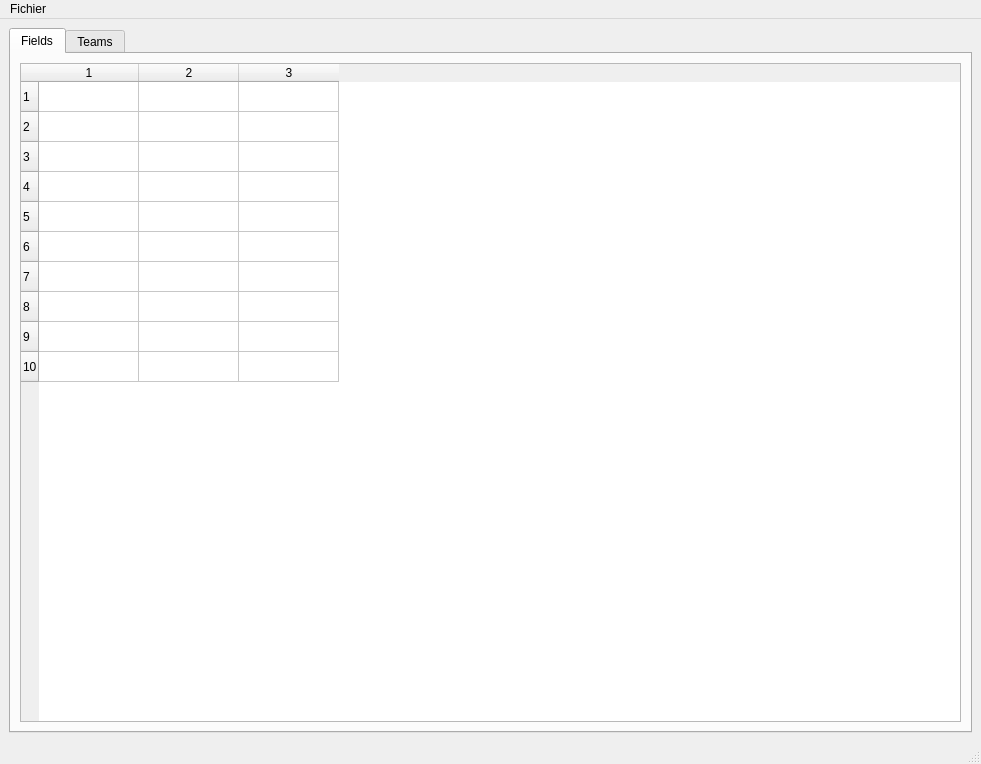
<?xml version="1.0" encoding="UTF-8"?>
<ui version="4.0">
 <class>MainWindow</class>
 <widget class="QMainWindow" name="MainWindow">
  <property name="geometry">
   <rect>
    <x>0</x>
    <y>0</y>
    <width>981</width>
    <height>764</height>
   </rect>
  </property>
  <property name="windowTitle">
   <string>MainWindow</string>
  </property>
  <widget class="QWidget" name="centralwidget">
   <layout class="QGridLayout" name="gridLayout_2">
    <item row="0" column="0">
     <widget class="QTabWidget" name="tabWidget">
      <property name="sizePolicy">
       <sizepolicy hsizetype="Preferred" vsizetype="Preferred">
        <horstretch>0</horstretch>
        <verstretch>0</verstretch>
       </sizepolicy>
      </property>
      <property name="autoFillBackground">
       <bool>true</bool>
      </property>
      <property name="currentIndex">
       <number>0</number>
      </property>
      <widget class="QWidget" name="fields_tab">
       <attribute name="title">
        <string>Fields</string>
       </attribute>
       <layout class="QGridLayout" name="gridLayout">
        <item row="0" column="0">
         <widget class="QTableWidget" name="fields_table">
          <property name="sizePolicy">
           <sizepolicy hsizetype="Preferred" vsizetype="Preferred">
            <horstretch>0</horstretch>
            <verstretch>0</verstretch>
           </sizepolicy>
          </property>
          <property name="sizeAdjustPolicy">
           <enum>QAbstractScrollArea::SizeAdjustPolicy::AdjustIgnored</enum>
          </property>
          <property name="showGrid">
           <bool>true</bool>
          </property>
          <property name="gridStyle">
           <enum>Qt::PenStyle::SolidLine</enum>
          </property>
          <property name="sortingEnabled">
           <bool>false</bool>
          </property>
          <property name="wordWrap">
           <bool>true</bool>
          </property>
          <property name="cornerButtonEnabled">
           <bool>false</bool>
          </property>
          <property name="rowCount">
           <number>10</number>
          </property>
          <property name="columnCount">
           <number>3</number>
          </property>
          <attribute name="horizontalHeaderCascadingSectionResizes">
           <bool>false</bool>
          </attribute>
          <attribute name="horizontalHeaderHighlightSections">
           <bool>true</bool>
          </attribute>
          <attribute name="horizontalHeaderShowSortIndicator" stdset="0">
           <bool>false</bool>
          </attribute>
          <attribute name="horizontalHeaderStretchLastSection">
           <bool>false</bool>
          </attribute>
          <row/>
          <row/>
          <row/>
          <row/>
          <row/>
          <row/>
          <row/>
          <row/>
          <row/>
          <row/>
          <column/>
          <column/>
          <column/>
         </widget>
        </item>
       </layout>
      </widget>
      <widget class="QWidget" name="teams_tab">
       <attribute name="title">
        <string>Teams</string>
       </attribute>
       <layout class="QGridLayout" name="gridLayout_3">
        <item row="0" column="0">
         <widget class="QTableWidget" name="teams_table">
          <property name="rowCount">
           <number>10</number>
          </property>
          <property name="columnCount">
           <number>4</number>
          </property>
          <row/>
          <row/>
          <row/>
          <row/>
          <row/>
          <row/>
          <row/>
          <row/>
          <row/>
          <row/>
          <column/>
          <column/>
          <column/>
          <column/>
         </widget>
        </item>
       </layout>
      </widget>
     </widget>
    </item>
   </layout>
  </widget>
  <widget class="QMenuBar" name="menubar">
   <property name="geometry">
    <rect>
     <x>0</x>
     <y>0</y>
     <width>981</width>
     <height>22</height>
    </rect>
   </property>
   <widget class="QMenu" name="menuFile">
    <property name="title">
     <string>Fichier</string>
    </property>
    <addaction name="actionOpen"/>
    <addaction name="actionSave"/>
    <addaction name="actionSave_as"/>
    <addaction name="actionExecute"/>
   </widget>
   <addaction name="menuFile"/>
  </widget>
  <widget class="QStatusBar" name="statusbar"/>
  <action name="actionOpen">
   <property name="text">
    <string>Ouvrir</string>
   </property>
  </action>
  <action name="actionSave">
   <property name="text">
    <string>Enregistrer</string>
   </property>
  </action>
  <action name="actionSave_as">
   <property name="text">
    <string>Enregistrer sous...</string>
   </property>
  </action>
  <action name="actionExecute">
   <property name="text">
    <string>Exécuter</string>
   </property>
  </action>
 </widget>
 <resources/>
 <connections/>
</ui>
